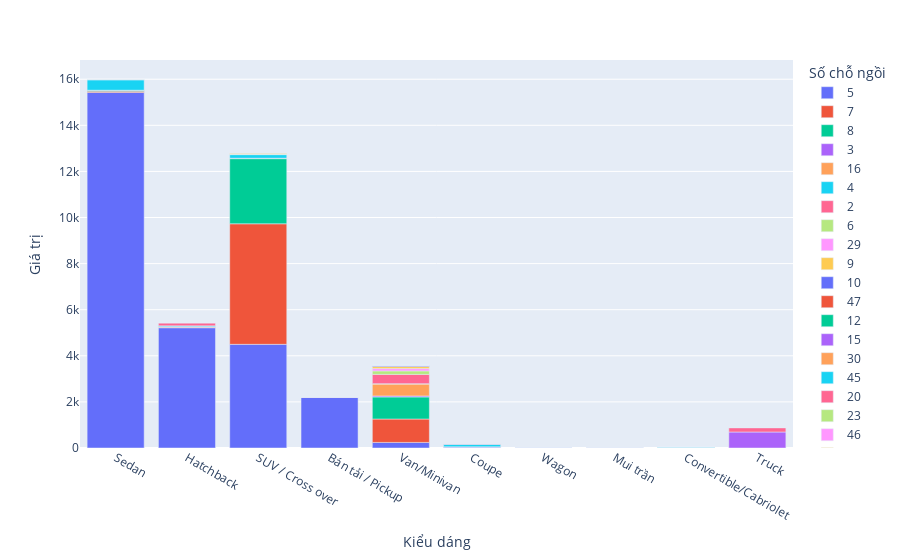

The notebook cell this image was saved under:
### Markdown cell above
#### Kiểu dáng - số chỗ ngồi

### Code cell
dang_cho = df[["so_cho_ngoi","kieu_dang"]].value_counts()
so_cho_ngoi = dang_cho.index.get_level_values(0)
kieu_dang = dang_cho.index.get_level_values(1)
values = dang_cho.values

dang_cho = pd.DataFrame(columns=["Số chỗ ngồi", "Kiểu dáng", "Giá trị"])
dang_cho["Số chỗ ngồi"] = so_cho_ngoi
dang_cho["Kiểu dáng"] = kieu_dang
dang_cho["Giá trị"] = values

import plotly.express as px
px.bar(data_frame = dang_cho, x = "Kiểu dáng", y = "Giá trị", color = "Số chỗ ngồi")

### Figure 1 — Plotly figure (JSON) as saved in the notebook; plotly's stock layout.template omitted (floating-point values rounded to 4 significant figures)
{"data": [{"alignmentgroup": "True", "hovertemplate": "Số chỗ ngồi=5<br>Kiểu dáng=%{x}<br>Giá trị=%{y}<extra></extra>", "legendgroup": "5", "marker": {"color": "#636efa", "pattern": {"shape": ""}}, "name": "5", "offsetgroup": "5", "orientation": "v", "showlegend": true, "textposition": "auto", "type": "bar", "x": ["Sedan", "Hatchback", "SUV / Cross over", "Bán tải / Pickup", "Van/Minivan", "Coupe", "Wagon", "Mui trần", "Convertible/Cabriolet"], "xaxis": "x", "y": [15426, 5219, 4498, 2207, 242, 47, 7, 6, 5], "yaxis": "y"}, {"alignmentgroup": "True", "hovertemplate": "Số chỗ ngồi=7<br>Kiểu dáng=%{x}<br>Giá trị=%{y}<extra></extra>", "legendgroup": "7", "marker": {"color": "#EF553B", "pattern": {"shape": ""}}, "name": "7", "offsetgroup": "7", "orientation": "v", "showlegend": true, "textposition": "auto", "type": "bar", "x": ["SUV / Cross over", "Van/Minivan", "Sedan", "Hatchback", "Coupe"], "xaxis": "x", "y": [5230, 1015, 54, 28, 2], "yaxis": "y"}, {"alignmentgroup": "True", "hovertemplate": "Số chỗ ngồi=8<br>Kiểu dáng=%{x}<br>Giá trị=%{y}<extra></extra>", "legendgroup": "8", "marker": {"color": "#00cc96", "pattern": {"shape": ""}}, "name": "8", "offsetgroup": "8", "orientation": "v", "showlegend": true, "textposition": "auto", "type": "bar", "x": ["SUV / Cross over", "Van/Minivan", "Sedan", "Hatchback"], "xaxis": "x", "y": [2828, 958, 33, 13], "yaxis": "y"}, {"alignmentgroup": "True", "hovertemplate": "Số chỗ ngồi=3<br>Kiểu dáng=%{x}<br>Giá trị=%{y}<extra></extra>", "legendgroup": "3", "marker": {"color": "#ab63fa", "pattern": {"shape": ""}}, "name": "3", "offsetgroup": "3", "orientation": "v", "showlegend": true, "textposition": "auto", "type": "bar", "x": ["Truck", "Van/Minivan", "SUV / Cross over"], "xaxis": "x", "y": [694, 45, 1], "yaxis": "y"}, {"alignmentgroup": "True", "hovertemplate": "Số chỗ ngồi=16<br>Kiểu dáng=%{x}<br>Giá trị=%{y}<extra></extra>", "legendgroup": "16", "marker": {"color": "#FFA15A", "pattern": {"shape": ""}}, "name": "16", "offsetgroup": "16", "orientation": "v", "showlegend": true, "textposition": "auto", "type": "bar", "x": ["Van/Minivan", "SUV / Cross over", "Sedan", "Hatchback", "Coupe", "Bán tải / Pickup"], "xaxis": "x", "y": [513, 16, 10, 4, 2, 1], "yaxis": "y"}, {"alignmentgroup": "True", "hovertemplate": "Số chỗ ngồi=4<br>Kiểu dáng=%{x}<br>Giá trị=%{y}<extra></extra>", "legendgroup": "4", "marker": {"color": "#19d3f3", "pattern": {"shape": ""}}, "name": "4", "offsetgroup": "4", "orientation": "v", "showlegend": true, "textposition": "auto", "type": "bar", "x": ["Sedan", "SUV / Cross over", "Coupe", "Hatchback", "Convertible/Cabriolet", "Van/Minivan", "Mui trần", "Bán tải / Pickup"], "xaxis": "x", "y": [454, 155, 115, 35, 24, 19, 3, 3], "yaxis": "y"}, {"alignmentgroup": "True", "hovertemplate": "Số chỗ ngồi=2<br>Kiểu dáng=%{x}<br>Giá trị=%{y}<extra></extra>", "legendgroup": "2", "marker": {"color": "#FF6692", "pattern": {"shape": ""}}, "name": "2", "offsetgroup": "2", "orientation": "v", "showlegend": true, "textposition": "auto", "type": "bar", "x": ["Van/Minivan", "Truck", "Hatchback", "Coupe", "SUV / Cross over", "Convertible/Cabriolet", "Bán tải / Pickup", "Sedan", "Mui trần", "Wagon"], "xaxis": "x", "y": [402, 177, 128, 18, 10, 8, 7, 5, 5, 1], "yaxis": "y"}, {"alignmentgroup": "True", "hovertemplate": "Số chỗ ngồi=6<br>Kiểu dáng=%{x}<br>Giá trị=%{y}<extra></extra>", "legendgroup": "6", "marker": {"color": "#B6E880", "pattern": {"shape": ""}}, "name": "6", "offsetgroup": "6", "orientation": "v", "showlegend": true, "textposition": "auto", "type": "bar", "x": ["Van/Minivan", "SUV / Cross over", "Bán tải / Pickup", "Sedan", "Coupe"], "xaxis": "x", "y": [150, 15, 12, 8, 1], "yaxis": "y"}, {"alignmentgroup": "True", "hovertemplate": "Số chỗ ngồi=29<br>Kiểu dáng=%{x}<br>Giá trị=%{y}<extra></extra>", "legendgroup": "29", "marker": {"color": "#FF97FF", "pattern": {"shape": ""}}, "name": "29", "offsetgroup": "29", "orientation": "v", "showlegend": true, "textposition": "auto", "type": "bar", "x": ["Van/Minivan"], "xaxis": "x", "y": [101], "yaxis": "y"}, {"alignmentgroup": "True", "hovertemplate": "Số chỗ ngồi=9<br>Kiểu dáng=%{x}<br>Giá trị=%{y}<extra></extra>", "legendgroup": "9", "marker": {"color": "#FECB52", "pattern": {"shape": ""}}, "name": "9", "offsetgroup": "9", "orientation": "v", "showlegend": true, "textposition": "auto", "type": "bar", "x": ["Van/Minivan", "SUV / Cross over", "Sedan", "Hatchback", "Bán tải / Pickup"], "xaxis": "x", "y": [88, 20, 2, 1, 1], "yaxis": "y"}, {"alignmentgroup": "True", "hovertemplate": "Số chỗ ngồi=10<br>Kiểu dáng=%{x}<br>Giá trị=%{y}<extra></extra>", "legendgroup": "10", "marker": {"color": "#636efa", "pattern": {"shape": ""}}, "name": "10", "offsetgroup": "10", "orientation": "v", "showlegend": true, "textposition": "auto", "type": "bar", "x": ["Van/Minivan", "Coupe"], "xaxis": "x", "y": [46, 1], "yaxis": "y"}, {"alignmentgroup": "True", "hovertemplate": "Số chỗ ngồi=47<br>Kiểu dáng=%{x}<br>Giá trị=%{y}<extra></extra>", "legendgroup": "47", "marker": {"color": "#EF553B", "pattern": {"shape": ""}}, "name": "47", "offsetgroup": "47", "orientation": "v", "showlegend": true, "textposition": "auto", "type": "bar", "x": ["Van/Minivan", "Bán tải / Pickup"], "xaxis": "x", "y": [8, 1], "yaxis": "y"}, {"alignmentgroup": "True", "hovertemplate": "Số chỗ ngồi=12<br>Kiểu dáng=%{x}<br>Giá trị=%{y}<extra></extra>", "legendgroup": "12", "marker": {"color": "#00cc96", "pattern": {"shape": ""}}, "name": "12", "offsetgroup": "12", "orientation": "v", "showlegend": true, "textposition": "auto", "type": "bar", "x": ["Van/Minivan"], "xaxis": "x", "y": [8], "yaxis": "y"}, {"alignmentgroup": "True", "hovertemplate": "Số chỗ ngồi=15<br>Kiểu dáng=%{x}<br>Giá trị=%{y}<extra></extra>", "legendgroup": "15", "marker": {"color": "#ab63fa", "pattern": {"shape": ""}}, "name": "15", "offsetgroup": "15", "orientation": "v", "showlegend": true, "textposition": "auto", "type": "bar", "x": ["Van/Minivan"], "xaxis": "x", "y": [3], "yaxis": "y"}, {"alignmentgroup": "True", "hovertemplate": "Số chỗ ngồi=30<br>Kiểu dáng=%{x}<br>Giá trị=%{y}<extra></extra>", "legendgroup": "30", "marker": {"color": "#FFA15A", "pattern": {"shape": ""}}, "name": "30", "offsetgroup": "30", "orientation": "v", "showlegend": true, "textposition": "auto", "type": "bar", "x": ["Van/Minivan"], "xaxis": "x", "y": [2], "yaxis": "y"}, {"alignmentgroup": "True", "hovertemplate": "Số chỗ ngồi=45<br>Kiểu dáng=%{x}<br>Giá trị=%{y}<extra></extra>", "legendgroup": "45", "marker": {"color": "#19d3f3", "pattern": {"shape": ""}}, "name": "45", "offsetgroup": "45", "orientation": "v", "showlegend": true, "textposition": "auto", "type": "bar", "x": ["Van/Minivan"], "xaxis": "x", "y": [2], "yaxis": "y"}, {"alignmentgroup": "True", "hovertemplate": "Số chỗ ngồi=20<br>Kiểu dáng=%{x}<br>Giá trị=%{y}<extra></extra>", "legendgroup": "20", "marker": {"color": "#FF6692", "pattern": {"shape": ""}}, "name": "20", "offsetgroup": "20", "orientation": "v", "showlegend": true, "textposition": "auto", "type": "bar", "x": ["Van/Minivan"], "xaxis": "x", "y": [1], "yaxis": "y"}, {"alignmentgroup": "True", "hovertemplate": "Số chỗ ngồi=23<br>Kiểu dáng=%{x}<br>Giá trị=%{y}<extra></extra>", "legendgroup": "23", "marker": {"color": "#B6E880", "pattern": {"shape": ""}}, "name": "23", "offsetgroup": "23", "orientation": "v", "showlegend": true, "textposition": "auto", "type": "bar", "x": ["Bán tải / Pickup"], "xaxis": "x", "y": [1], "yaxis": "y"}, {"alignmentgroup": "True", "hovertemplate": "Số chỗ ngồi=46<br>Kiểu dáng=%{x}<br>Giá trị=%{y}<extra></extra>", "legendgroup": "46", "marker": {"color": "#FF97FF", "pattern": {"shape": ""}}, "name": "46", "offsetgroup": "46", "orientation": "v", "showlegend": true, "textposition": "auto", "type": "bar", "x": ["Bán tải / Pickup"], "xaxis": "x", "y": [1], "yaxis": "y"}, {"alignmentgroup": "True", "hovertemplate": "Số chỗ ngồi=39<br>Kiểu dáng=%{x}<br>Giá trị=%{y}<extra></extra>", "legendgroup": "39", "marker": {"color": "#FECB52", "pattern": {"shape": ""}}, "name": "39", "offsetgroup": "39", "orientation": "v", "showlegend": true, "textposition": "auto", "type": "bar", "x": ["Van/Minivan"], "xaxis": "x", "y": [1], "yaxis": "y"}, {"alignmentgroup": "True", "hovertemplate": "Số chỗ ngồi=25<br>Kiểu dáng=%{x}<br>Giá trị=%{y}<extra></extra>", "legendgroup": "25", "marker": {"color": "#636efa", "pattern": {"shape": ""}}, "name": "25", "offsetgroup": "25", "orientation": "v", "showlegend": true, "textposition": "auto", "type": "bar", "x": ["Van/Minivan"], "xaxis": "x", "y": [1], "yaxis": "y"}], "layout": {"barmode": "relative", "legend": {"title": {"text": "Số chỗ ngồi"}, "tracegroupgap": 0}, "margin": {"t": 60}, "xaxis": {"anchor": "y", "domain": [0, 1], "title": {"text": "Kiểu dáng"}}, "yaxis": {"anchor": "x", "domain": [0, 1], "title": {"text": "Giá trị"}}}}
